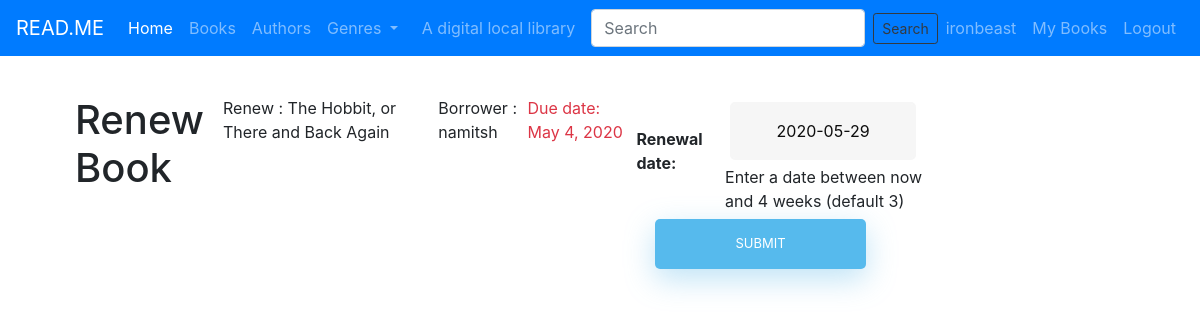
Screenshot of /catalog/books/fe832741-4ac2-48ca-a6f0-3a9db63f9c62/renew/ (signed in) with the database file from the repository.
### catalog/models.py (models this page shows, shortened)
class BookInstance(models.Model):
    id = models.UUIDField(primary_key=True, default=uuid.uuid4,
                          help_text='Unique ID for this particular book in library')
    book = models.ForeignKey('Book', on_delete=models.SET_NULL, null=True)
    imprint = models.CharField(max_length=200)
    due_date = models.DateField(null=True, blank=True)
    borrower = models.ForeignKey(User, on_delete=models.SET_NULL, null=True, blank=True)
    pdf = models.FileField(upload_to='documents/', null=True)
    LOAN_STATUS = (
        ('m', 'maintenance'),
        ('o', 'on loan'),
        ('r', 'reserved'),
        ('a', 'available')
    )
    status = models.CharField(max_length=1, choices=LOAN_STATUS, blank=True, default='m', help_text='Book Availabilty')
    class Meta:
        ordering = ['due_date']
        permissions = (("can_mark_returned", "Set book as returned"),)
    @property
    def is_overdue(self):
        if self.due_date and self.due_date < date.today():
            return True
        return False

class Book(models.Model):
    title = models.CharField(max_length=200, help_text='Enter book title')
    summary = models.TextField(max_length=1000, help_text="enter the brief description of book")
    isbn = models.CharField('ISBN', max_length=13)
    author = models.ForeignKey('Author', on_delete=models.SET_NULL, null=True)
    genre = models.ManyToManyField('Genre', help_text="Select a genre for a book")
    image = models.ImageField(upload_to='images/')
    language = models.ForeignKey('Language', on_delete=models.SET_NULL, null=True)
    def display_genre(self):
        return ', '.join(genre.name for genre in self.genre.all()[:3])
    display_genre.short_description = 'Genre'

### catalog/views.py (the view)
# urls.py: path('books/<uuid:pk>/renew/', views.renew_book_librarian, name='renew-book-librarian'),
@permission_required('catalog.can_mark_returned')
def renew_book_librarian(request, pk):
    book_instance = get_object_or_404(BookInstance, pk=pk)
    if request.method == 'POST':
        form = RenewBookForm(request.POST)
        if form.is_valid():
            book_instance.due_date = form.cleaned_data['renewal_date']
            book_instance.save()
            return HttpResponseRedirect(reverse('all-borrowed'))
    else:
        proposed_renewal_date = datetime.date.today() + datetime.timedelta(weeks=3)
        form = RenewBookForm(initial={'renewal_date': proposed_renewal_date})
    context = {
        'form': form,
        'book_instance': book_instance
    }
    return render(request, 'book_instance/book_renewal_librarian.html', context)

### catalog/forms.py (shortened to what this page needs)
class RenewBookForm(forms.Form):
    renewal_date = forms.DateField(help_text='Enter a date between now and 4 weeks (default 3)')

### catalog/templates/book_instance/book_renewal_librarian.html (shortened to what this page needs)
{% extends 'base.html' %}
{% block content %}
    <h1>Renew Book</h1>
    <p>Renew : {{ book_instance.book.title }}</p>
    <p>Borrower : {{ book_instance.borrower }}</p>
    <p{% if book_instance.is_overdue %} class="text-danger"{% endif %}>Due date: {{ book_instance.due_date }}</p>
    <form action="" method="POST">
        <table>
            {{ form.as_table }}
        </table>
        <input type="submit" value="Submit">
    </form>
{% endblock %}

### catalog/templates/base.html (shortened to what this page needs)
<!DOCTYPE  html>
<html lang="en">
    <head>
        {% load static %}
        <link rel="stylesheet" href="{% static 'css/styles.css' %}">
        <link rel="stylesheet" href="https://stackpath.bootstrapcdn.com/bootstrap/4.1.3/css/bootstrap.min.css"
>
    </head>
    <body>
    <header>
        <nav class="navbar navbar-expand-lg navbar-dark bg-primary">
  <a class="navbar-brand" href="{% url 'index' %}">READ.ME</a>
  <div class="collapse navbar-collapse" id="navbarText">
    <ul class="navbar-nav mr-auto">
      <li class="nav-item active">
        <a class="nav-link" href="{% url 'index' %}">Home <span class="sr-only">(current)</span></a>
      </li>
      <li class="nav-item">
        <a class="nav-link" href="{% url 'books' %}">Books</a>
      </li>
      <li class="nav-item">
        <a class="nav-link" href="{% url 'authors' %}">Authors</a>
      </li>
        <li class="nav-item dropdown">
        <a class="nav-link dropdown-toggle" href="#" id="navbarDropdown" role="button" data-toggle="dropdown" aria-haspopup="true" aria-expanded="false">
          Genres
        </a>
      </li>
    </ul>
      <span class="navbar-text mr-auto">
      A digital local library
    </span>
      <form class="form-inline">
    <input class="form-control mr-sm-2" type="search" placeholder="Search" aria-label="Search">
    <button class="btn btn-sm btn-outline-dark" type="submit">Search</button>
  </form>
      <ul class="navbar-nav justify-content-end">
      <li class="nav-item active">
          {% if request.user.is_authenticated %}
                            <li class="nav-item"><a class="nav-link" href="{% url 'profile' request.user.id %}">{{ request.user.get_username }}</a></li>
                                <li><a class="nav-link" href="{% if request.user.is_staff and perms.catalog.can_mark_returned %}{% url 'all-borrowed' %}
                                    {% else %}{% url 'my-borrowed' %} {% endif%} ">My Books</a></li>
                                <li class="nav-item"><a class="nav-link" href="{% url 'logout' %}?next={{request.path}}">Logout</a></li>
                            {% else %}
                                <li class="nav-item"><a class="nav-link" href="{% url 'login' %}?next={{request.path}}">Login</a> </li>
                            {% endif %}
    </ul>
  </div>
</nav>
    </header>
        <div class="container">
            <div class="row" style="margin: auto; margin-top: auto;padding: inherit;margin-top: 40px;">
                 <div class="col-sm-10 d-flex justify-content-center">
                {% block content %} {% endblock %}
            </div>
            </div>
        </div>
    <br>
                     <br>
                     <br>
    </body>
</html>

### catalog/static/css/styles.css (style rules this page uses)
body { font-family: "Poppins", sans-serif; height: 100vh; }
a { color: #92badd; display:inline-block; text-decoration: none; font-weight: 400; }
input[type=button], input[type=submit], input[type=reset] { background-color: #56baed; border: none; color: white; padding: 15px 80px; text-align: center; text-decoration: none; display: inline-block; text-transform: uppercase; font-size: 13px; -webkit-box-shadow: 0 10px 30px 0 rgba(95,186,233,0.4); box-shadow: 0 10px 30px 0 rgba(95,186,233,0.4); -webkit-border-radius: 5px 5px 5px 5px; border-radius: 5px 5px 5px 5px; margin: 5px 20px 40px 20px; -webkit-transition: all 0.3s ease-in-out; -moz-transition: all 0.3s ease-in-out; -ms-transition: all 0.3s ease-in-out; -o-transition: all 0.3s ease-in-out; transition: all 0.3s ease-in-out; }
input[type=text], input[type = password] { background-color: #f6f6f6; border: none; color: #0d0d0d; padding: 15px 32px; text-align: center; text-decoration: none; display: inline-block; font-size: 16px; margin: 5px; width: 85%; border: 2px solid #f6f6f6; -webkit-transition: all 0.5s ease-in-out; -moz-transition: all 0.5s ease-in-out; -ms-transition: all 0.5s ease-in-out; -o-transition: all 0.5s ease-in-out; transition: all 0.5s ease-in-out; -webkit-border-radius: 5px 5px 5px 5px; border-radius: 5px 5px 5px 5px; }

### rows the page displays
BookInstance: book "The Hobbit, or There and Back Again", borrower "namitsh", due_date "May 4, 2020"

### other values shown
{{ request.user.get_username }} "ironbeast"
